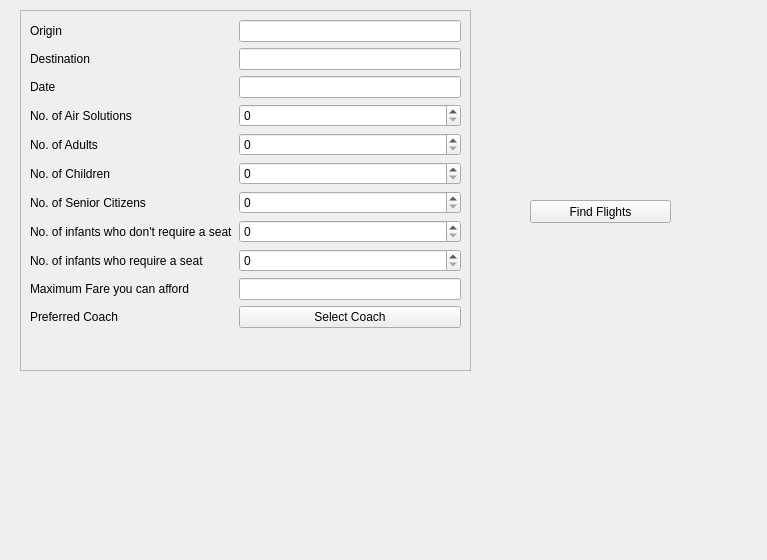
<?xml version="1.0" encoding="UTF-8"?>
<ui version="4.0">
 <class>Form</class>
 <widget class="QWidget" name="Form">
  <property name="geometry">
   <rect>
    <x>0</x>
    <y>0</y>
    <width>767</width>
    <height>560</height>
   </rect>
  </property>
  <property name="windowTitle">
   <string>Form</string>
  </property>
  <widget class="QFrame" name="frame">
   <property name="geometry">
    <rect>
     <x>20</x>
     <y>10</y>
     <width>451</width>
     <height>361</height>
    </rect>
   </property>
   <property name="frameShape">
    <enum>QFrame::StyledPanel</enum>
   </property>
   <property name="frameShadow">
    <enum>QFrame::Raised</enum>
   </property>
   <layout class="QFormLayout" name="formLayout">
    <item row="0" column="0">
     <widget class="QLabel" name="label">
      <property name="text">
       <string>Origin</string>
      </property>
     </widget>
    </item>
    <item row="0" column="1">
     <widget class="QLineEdit" name="lineEdit"/>
    </item>
    <item row="1" column="0">
     <widget class="QLabel" name="label_2">
      <property name="text">
       <string>Destination</string>
      </property>
     </widget>
    </item>
    <item row="1" column="1">
     <widget class="QLineEdit" name="lineEdit_2"/>
    </item>
    <item row="2" column="0">
     <widget class="QLabel" name="label_3">
      <property name="text">
       <string>Date</string>
      </property>
     </widget>
    </item>
    <item row="2" column="1">
     <widget class="QLineEdit" name="lineEdit_3"/>
    </item>
    <item row="3" column="0">
     <widget class="QLabel" name="label_4">
      <property name="text">
       <string>No. of Air Solutions</string>
      </property>
     </widget>
    </item>
    <item row="3" column="1">
     <widget class="QSpinBox" name="spinBox"/>
    </item>
    <item row="4" column="0">
     <widget class="QLabel" name="label_5">
      <property name="text">
       <string>No. of Adults</string>
      </property>
     </widget>
    </item>
    <item row="4" column="1">
     <widget class="QSpinBox" name="spinBox_2"/>
    </item>
    <item row="5" column="0">
     <widget class="QLabel" name="label_6">
      <property name="text">
       <string>No. of Children</string>
      </property>
     </widget>
    </item>
    <item row="5" column="1">
     <widget class="QSpinBox" name="spinBox_3"/>
    </item>
    <item row="6" column="0">
     <widget class="QLabel" name="label_7">
      <property name="text">
       <string>No. of Senior Citizens</string>
      </property>
     </widget>
    </item>
    <item row="6" column="1">
     <widget class="QSpinBox" name="spinBox_4"/>
    </item>
    <item row="7" column="0">
     <widget class="QLabel" name="label_8">
      <property name="text">
       <string>No. of infants who don't require a seat</string>
      </property>
     </widget>
    </item>
    <item row="8" column="0">
     <widget class="QLabel" name="label_9">
      <property name="text">
       <string>No. of infants who require a seat</string>
      </property>
     </widget>
    </item>
    <item row="7" column="1">
     <widget class="QSpinBox" name="spinBox_5"/>
    </item>
    <item row="8" column="1">
     <widget class="QSpinBox" name="spinBox_6"/>
    </item>
    <item row="9" column="0">
     <widget class="QLabel" name="label_10">
      <property name="text">
       <string>Maximum Fare you can afford</string>
      </property>
     </widget>
    </item>
    <item row="9" column="1">
     <widget class="QLineEdit" name="lineEdit_4"/>
    </item>
    <item row="10" column="0">
     <widget class="QLabel" name="label_11">
      <property name="text">
       <string>Preferred Coach</string>
      </property>
     </widget>
    </item>
    <item row="10" column="1">
     <widget class="QPushButton" name="pushButton_2">
      <property name="text">
       <string>Select Coach</string>
      </property>
     </widget>
    </item>
   </layout>
  </widget>
  <widget class="QPushButton" name="pushButton">
   <property name="geometry">
    <rect>
     <x>530</x>
     <y>200</y>
     <width>141</width>
     <height>23</height>
    </rect>
   </property>
   <property name="text">
    <string>Find Flights</string>
   </property>
  </widget>
 </widget>
 <resources/>
 <connections/>
</ui>
